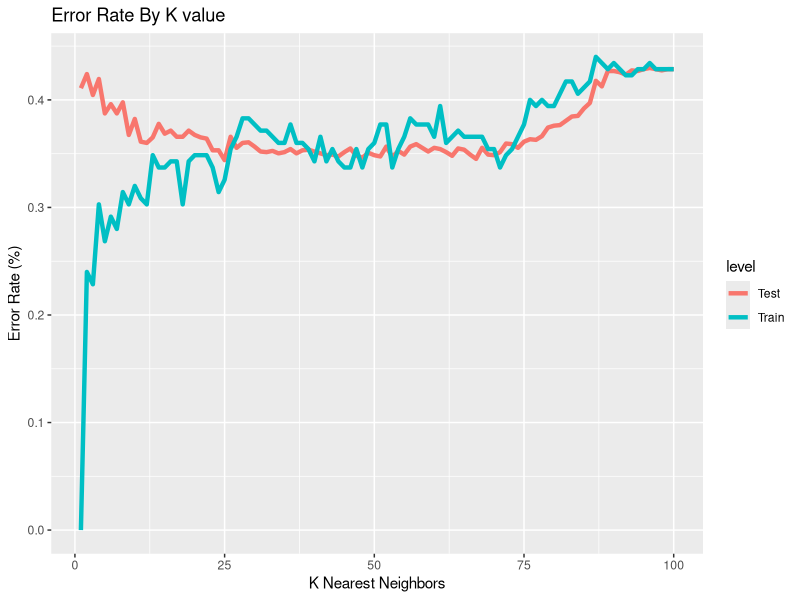
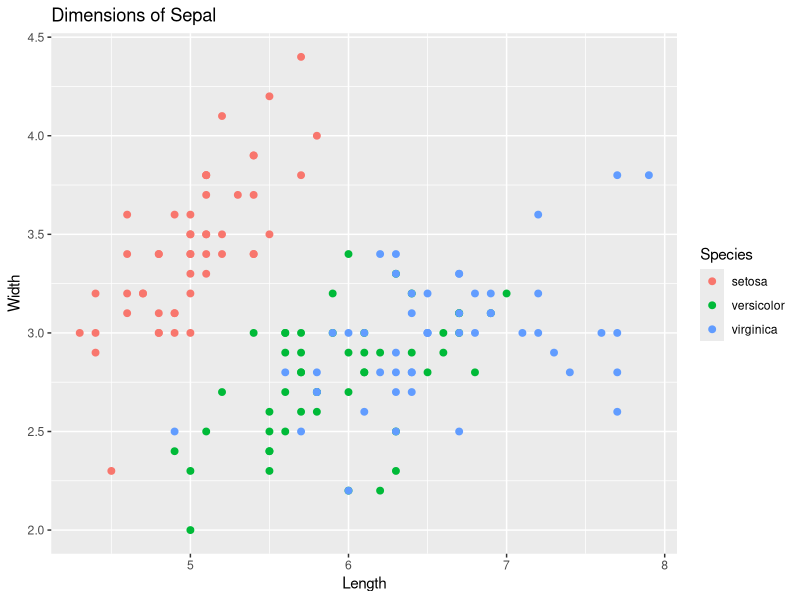
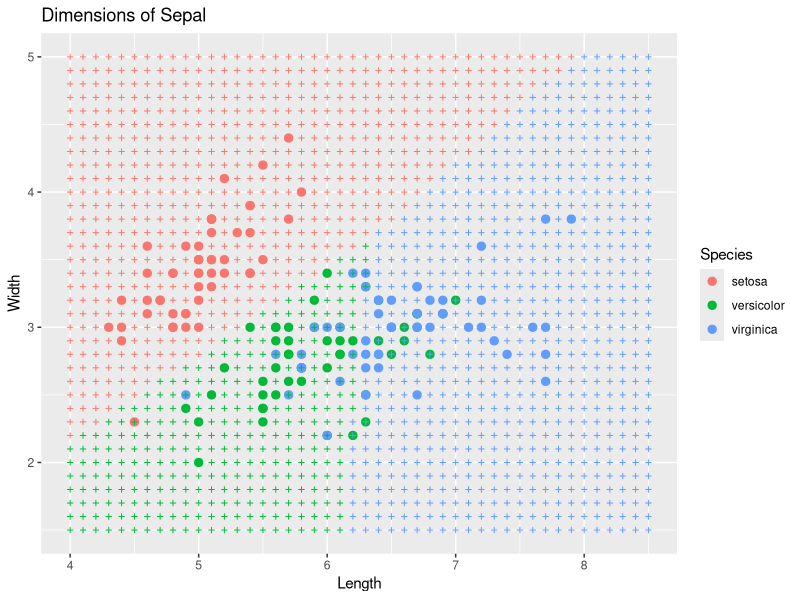

Write R code to recreate these figures, in order.
## ---- chunk 1
knitr::opts_chunk$set(echo = TRUE)
## ---- chunk 2
#load traing set
setwd("C:/2018_Fall/STAT_488/homework")
trainSet = read.csv("PA_HW1_train.csv")

#load test set
testSet = read.csv("PA_HW1_test.csv")
## ---- chunk 3
library(class)

#knn with k = 1 on training
modelTrain = knn(cbind(trainSet$x1,trainSet$x2),
                 cbind(trainSet$x1,trainSet$x2),
                 cl = trainSet$col,
                 k = 1,
                 prob = TRUE)
table(modelTrain,trainSet$col)
## ---- chunk 4
#knn with k = 1 on test
modelTest = knn(cbind(trainSet$x1,trainSet$x2),
                cbind(testSet$x1,testSet$x2),
                cl = trainSet$col,
                k = 1,
                prob = TRUE)

table(modelTest,testSet$col)
## ---- chunk 5
#initialize error rate vectors
errorRateTrain = numeric(100)
errorRateTest = numeric(100)

#begin loop for k = 1 to 100
for (kVal in 1:100) {
  #knn with k = kVal on training
  modelTrain = knn(cbind(trainSet$x1,trainSet$x2),
                   cbind(trainSet$x1,trainSet$x2),
                   cl = trainSet$col,
                   k = kVal,
                   prob = TRUE)
  #knn with k = kVal on test
  modelTest = knn(cbind(trainSet$x1,trainSet$x2),
                  cbind(testSet$x1,testSet$x2),
                  cl = trainSet$col,
                  k = kVal,
                  prob = TRUE)

  #Calculate Error Rate
  tabTrain = table(modelTrain,trainSet$col)
  errorRateTrain[kVal] = 1-sum(diag(tabTrain))/sum(tabTrain)
  
  tabTest = table(modelTest,testSet$col)
  errorRateTest[kVal] = 1-sum(diag(tabTest))/sum(tabTest)
}

#plot
library(ggplot2)
dat  = data.frame(k = rep(seq(1:100),2),
                  errorRates = c(errorRateTrain,errorRateTest),
                  level = factor(c(rep("Train",100),rep("Test",100))))
ggplot(data = dat, aes(x = k, y = errorRates, color = level))+
  geom_line(size = 1.5)+
  ggtitle("Error Rate By K value")+
  xlab("K Nearest Neighbors")+
  ylab("Error Rate (%)")
## ---- chunk 6
ggplot(data = iris, aes(x = Sepal.Length,y = Sepal.Width,color = Species))+
  geom_point(size = 2)+
  ggtitle("Dimensions of Sepal")+
  xlab("Length")+
  ylab("Width")
## ---- chunk 7
library(MASS)
library(VGAM)
library(caret)

#Build Model
ldaModel = lda(Species~Sepal.Width+Sepal.Length,data = iris)
#Make Predictions
out = predict(ldaModel,iris)
#Output Confusion Matrix
confusionMatrix(out$class,iris$Species)
## ---- chunk 8
pred = expand.grid(seq(4,8.5,0.1),seq(1.5,5,0.1))
names(pred) = c("Sepal.Length","Sepal.Width")
out = predict(ldaModel,pred)
## ---- chunk 9
dat = data.frame(x = pred$Sepal.Length,
                 y = pred$Sepal.Width,
                 level = factor(out$class))

ggplot()+
  geom_point(data = iris, aes(x = Sepal.Length,y = Sepal.Width,color = Species),size = 2.5)+
  geom_point(data = dat, aes(x = x,y = y, color = level),size = 1, shape = 3)+
  ggtitle("Dimensions of Sepal")+
  xlab("Length")+
  ylab("Width")
